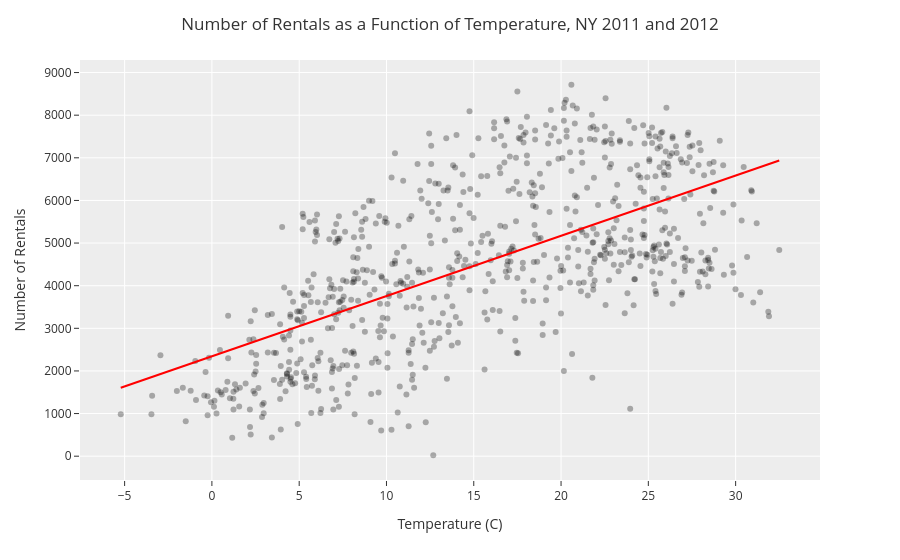

Notebook code for this chart:
### Markdown cell above
## Modeling

10.  Fit a linear model predicting total daily bike rentals from daily temperature.
    Write the linear model, interpret the slope and the intercept in context of the data, and determine and interpret the $R^2$.

10. Fit another linear model predicting total daily bike rentals from daily feeling temperature.
    Write the linear model, interpret the slope and the intercept in context of the data, and determine and interpret the $R^2$.
    Is temperature or feeling temperature a better predictor of bike rentals?
    Explain your reasoning.

11. Fit a model predicting total daily bike rentals from workingday, temperature (raw and feeling), holiday, and an interaction term between holiday and raw temperature (raw_temp * holiday_no). Use the **.get_dummies()** function to get dummy variables for the categorical data. Plot the residual of your prediction.

NOTE - in this case you won't be able to directly 2D scatter plot the results because you have too many variables. But you can still think of a way to visualize this fit...eg 3D scatter with facets or colors.

### Code cell
# Linear model cnt vs raw_temp

x = DF['raw_temp'].values.reshape(-1,1)
y = DF['cnt'].values

LM = LinearRegression()
LM.fit(x, y)

print(LM.coef_)
print(LM.intercept_)

fig = px.scatter(DF,
                 x = 'raw_temp',
                 y = 'cnt',
                 color_discrete_sequence=['black'],
                 opacity = .3)

fig.update_layout(template = 'ggplot2',
                  title = 'Number of Rentals as a Function of Temperature, NY 2011 and 2012',
                  title_x = .5,
                  xaxis_title = "Temperature (C)",
                  yaxis_title = "Number of Rentals")

DF_fit = pd.DataFrame()
DF_fit['T'] = DF['raw_temp']
DF_fit['C'] = LM.coef_*DF_fit['T']+LM.intercept_
DF_fit = DF_fit.sort_values('C')

fig.add_trace(px.line(DF_fit, x = 'T', y = 'C', color_discrete_sequence= ['red']).data[0])

fig.show()

LM.score(x,y)

### Figure 1 — Plotly figure (JSON) as saved in the notebook; plotly's stock layout.template omitted (floating-point values rounded to 4 significant figures; data arrays with more than 128 entries replaced by an {"elided": "..."} marker saying what was removed)
{"data": [{"hovertemplate": "raw_temp=%{x}<br>cnt=%{y}<extra></extra>", "legendgroup": "", "marker": {"color": "black", "opacity": 0.3, "symbol": "circle"}, "mode": "markers", "name": "", "orientation": "v", "showlegend": false, "type": "scatter", "x": {"elided": "731 float values"}, "xaxis": "x", "y": {"elided": "731 int values"}, "yaxis": "y"}, {"hovertemplate": "T=%{x}<br>C=%{y}<extra></extra>", "legendgroup": "", "line": {"color": "red", "dash": "solid"}, "marker": {"symbol": "circle"}, "mode": "lines", "name": "", "orientation": "v", "showlegend": false, "type": "scatter", "x": {"elided": "731 float values"}, "xaxis": "x", "y": {"elided": "731 float values"}, "yaxis": "y"}], "layout": {"legend": {"tracegroupgap": 0}, "margin": {"t": 60}, "title": {"text": "Number of Rentals as a Function of Temperature, NY 2011 and 2012", "x": 0.5}, "xaxis": {"anchor": "y", "domain": [0, 1], "title": {"text": "Temperature (C)"}}, "yaxis": {"anchor": "x", "domain": [0, 1], "title": {"text": "Number of Rentals"}}}}
